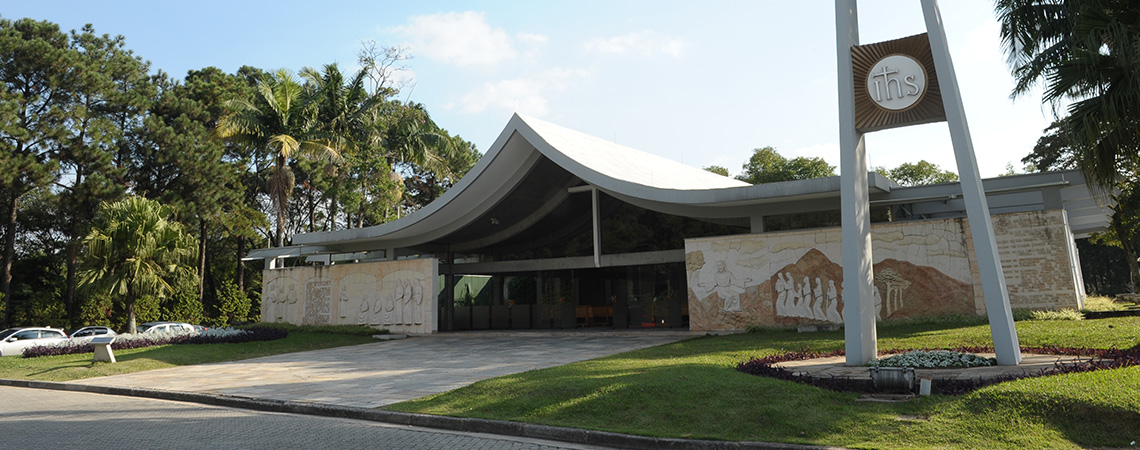
#> input picture FEI01.jpg, 1140 x 450 px
$ python main.py
#> lines starting #> are read from the running program, lines starting #| are printed output that depends on the picture; after the words box and inside, x2 and y2 are one past the last pixel; in counts of white or black regions, pixels touching at a corner belong together
import numpy as np
import math
import cv2
import matplotlib.pyplot as plt


def import_image(filename):
    return cv2.imread(filename)


def convert_image_to_rgb(img):
    clone = img.copy()
    return cv2.cvtColor(clone, cv2.COLOR_BGR2RGB)


def blur_image(img, kernel_size):
    clone = img.copy()
    return cv2.blur(clone, kernel_size)


def convert_image_to_gray(img):
    return cv2.cvtColor(img, cv2.COLOR_RGB2GRAY)


def canny_edges(img, threshold_1, threshold_2):
    return cv2.Canny(image=img, threshold1=threshold_1, threshold2=threshold_2)


def find_contours(img, mode=cv2.RETR_TREE, method=cv2.CHAIN_APPROX_SIMPLE):
    contours, hierarchy = cv2.findContours(image=img, mode=mode, method=method)
    contours = sorted(contours, key=cv2.contourArea, reverse=True)

    return contours


def draw_contours_on_img(img, contours, color=(255, 0, 0), thickness=2, contour_idx=-1):
    clone = img.copy()
    return cv2.drawContours(clone, contours, contourIdx=contour_idx, color=color, thickness=thickness)


def convert_image_to_black_and_white(img, threshold, maximum_bgr, threshold_type=cv2.THRESH_BINARY_INV):
    clone = img.copy()
    _, thresh = cv2.threshold(clone, threshold, maximum_bgr, threshold_type)

    return thresh


def dilate_img(img, kernel, iterations=1):
    clone = img.copy()
    return cv2.dilate(clone, kernel, iterations=iterations)


def erode_img(img, kernel, iterations=1):
    clone = img.copy()
    return cv2.erode(clone, kernel, iterations=iterations)


def apply_morphology_on_img(img, kernel, morphology):
    clone = img.copy()
    return cv2.morphologyEx(clone, morphology, kernel)


def prepare_plot_size(images):
    images_length = len(images)

    width = math.ceil(images_length ** .5)

    if (width ** 2 - images_length) > width:
        height = width - 1
    else:
        height = width

    return width, height


def save_plot(width, height, images, output="process"):
    for i in range(len(images)):
        plt.subplot(height, width, i + 1)
        plt.imshow(images[i], 'gray')
        plt.xticks([]), plt.yticks([])
    plt.savefig(output)


def main():
    img = import_image("FEI01.jpg")
#> in import_image, returned value is the input picture: shape (450, 1140, 3); mean B, G, R 108.8, 118.8, 113.3
    img = convert_image_to_rgb(img)

    kernel_size = 6
    kernel_mtx = (kernel_size, kernel_size)

    img_blur = blur_image(img, kernel_mtx)
#> in blur_image, `return cv2.blur(clone, kernel_size)`:
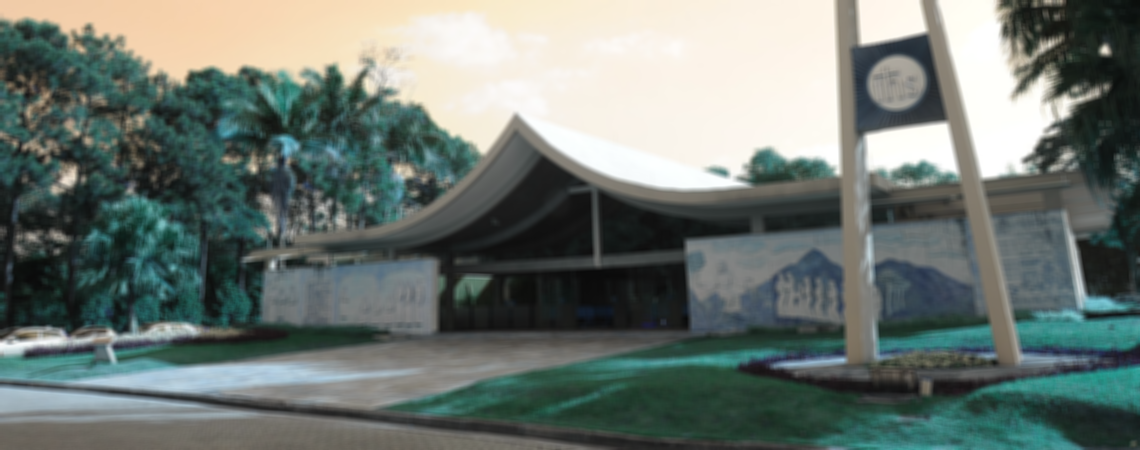
#> returned value: shape (450, 1140, 3); mean of channels 0, 1, 2 113.4, 119, 109; drawn as B, G, R
    img_gray = convert_image_to_gray(img_blur)
#> in convert_image_to_gray, `return cv2.cvtColor(img, cv2.COLOR_RGB2GRAY)`:
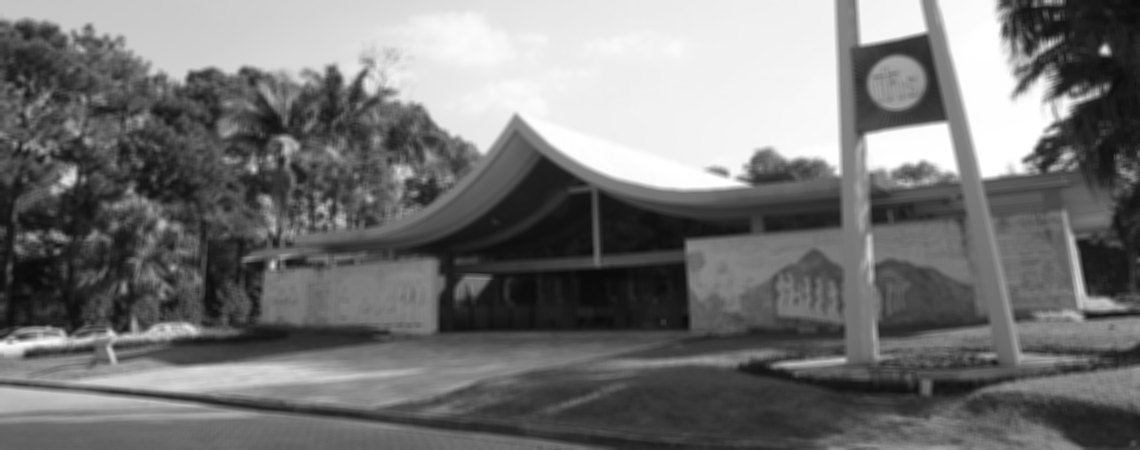
#> returned value: shape (450, 1140); min 9, max 255, mean 116.2

    max_bgr = img_gray.max()
#> max_bgr = 255
    threshold = max_bgr/2*1.55
#> threshold = 197.6
    print(f"Largest BGR value: {max_bgr}")
#| Largest BGR value: 255
    print(f"Threshold: {threshold}")
#| Threshold: 197.625

    img_bw = convert_image_to_black_and_white(img_gray, threshold, max_bgr)
#> in convert_image_to_black_and_white, `_, thresh = cv2.threshold(clone, threshold, maximum_bgr, threshold_type)`:
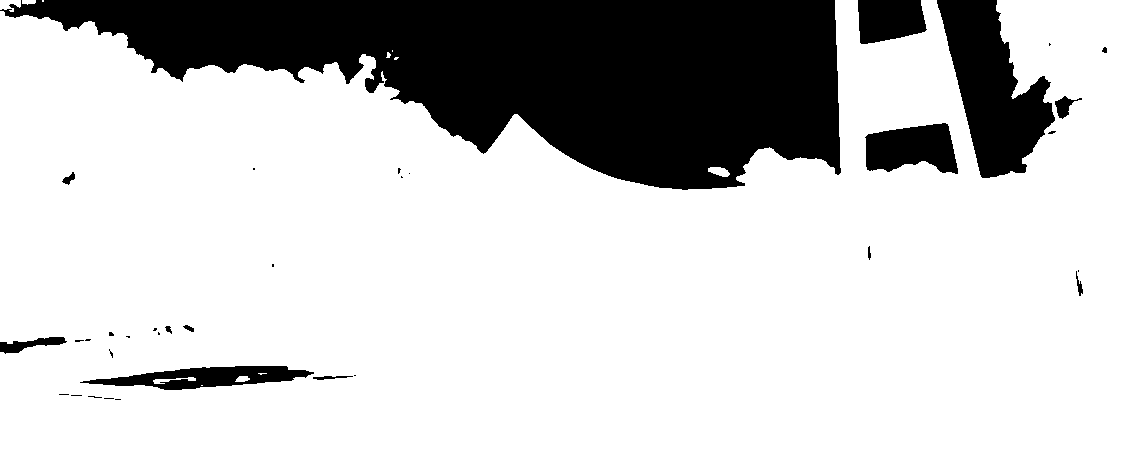
#> thresh: shape (450, 1140); 78.2% white; 35 black regions (21 under 20 px), largest, box (x1, y1, x2, y2) and area: (0, 0, 841, 190) 90219, (937, 0, 1055, 178) 11260, (865, 123, 958, 174) 3467

    kernel = np.ones((kernel_size, kernel_size), np.uint8)

    img_dilate = dilate_img(img_bw, kernel)
#> in dilate_img, `return cv2.dilate(clone, kernel, iterations=iterations)`:
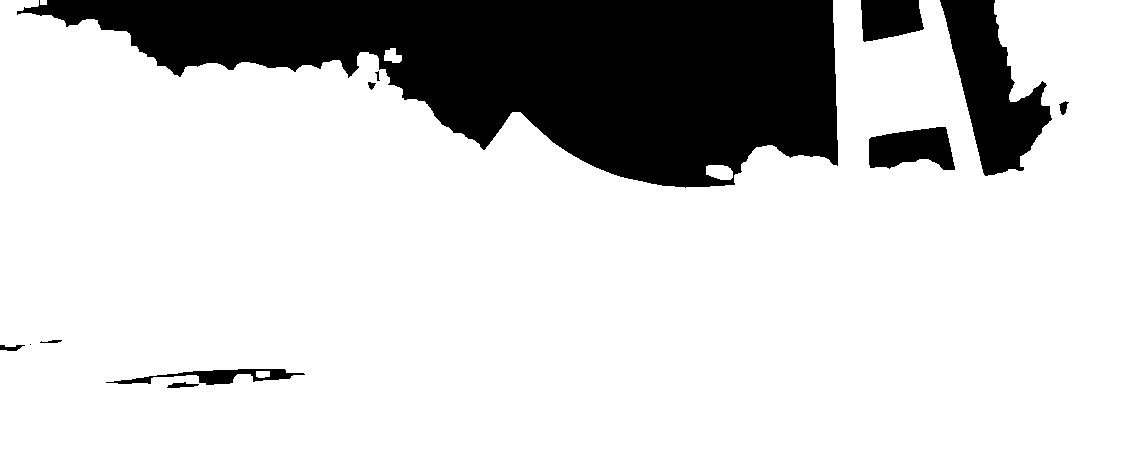
#> returned value: shape (450, 1140); 80.1% white; 12 black regions (1 under 20 px), largest, box (x1, y1, x2, y2) and area: (17, 0, 838, 188) 85783, (940, 0, 1052, 176) 9716, (869, 127, 955, 170) 2711
    img_close = apply_morphology_on_img(img_dilate, kernel, cv2.MORPH_CLOSE)
#> in apply_morphology_on_img, `return cv2.morphologyEx(clone, morphology, kernel)`:
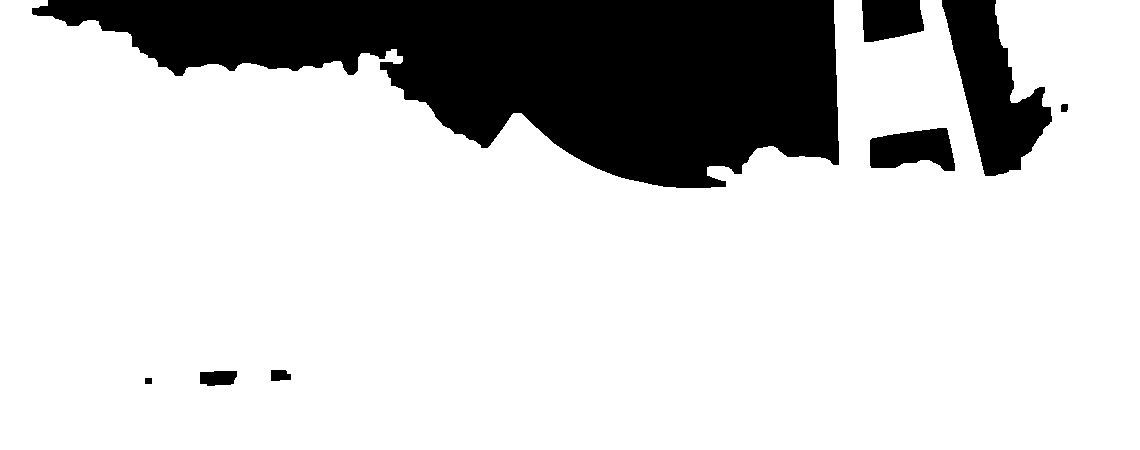
#> returned value: shape (450, 1140); 80.2% white; 8 black regions, largest, box (x1, y1, x2, y2) and area: (32, 0, 839, 188) 86354, (942, 0, 1052, 176) 9701, (870, 128, 955, 171) 2697

    edges_on_last_morphology = canny_edges(img_close, threshold, threshold)
#> in canny_edges, `return cv2.Canny(image=img, threshold1=threshold_1, threshold2=thresho..`:
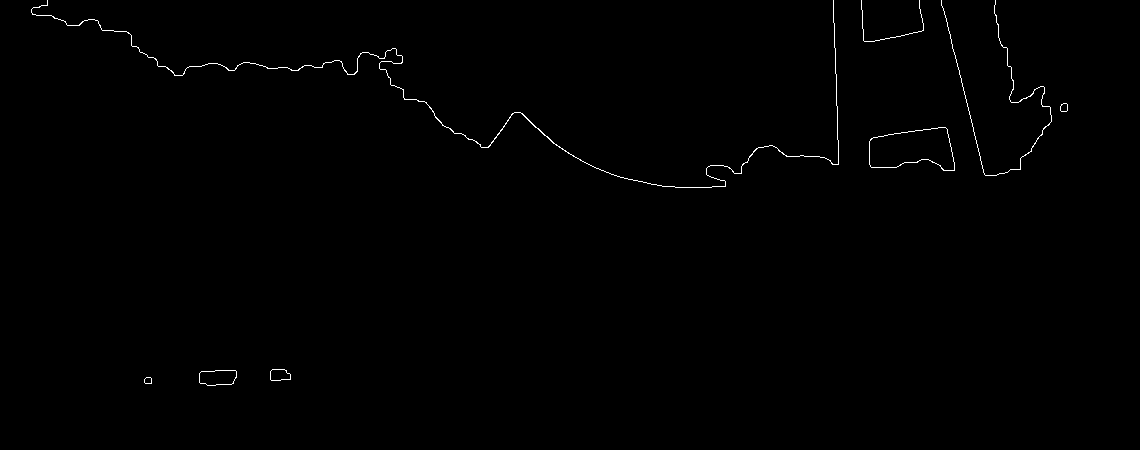
#> returned value: shape (450, 1140); 0.46% white in thin lines or dots, all inside (x1, y1, x2, y2) = (31, 0, 1068, 386)
    contours = find_contours(edges_on_last_morphology)
#> in find_contours, `contours, hierarchy = cv2.findContours(image=img, mode=mode, method=me..`: contours = 13 contours, 1 with area under 20; largest, box (x1, y1, x2, y2) and area: (869, 127, 955, 171) 2697, (869, 127, 955, 171) 2689, (199, 370, 237, 386) 485, (199, 370, 237, 386) 484, (270, 369, 291, 381) 190
    img_with_contours = draw_contours_on_img(img, contours)
#> in draw_contours_on_img, `return cv2.drawContours(clone, contours, contourIdx=contour_idx, color..`:
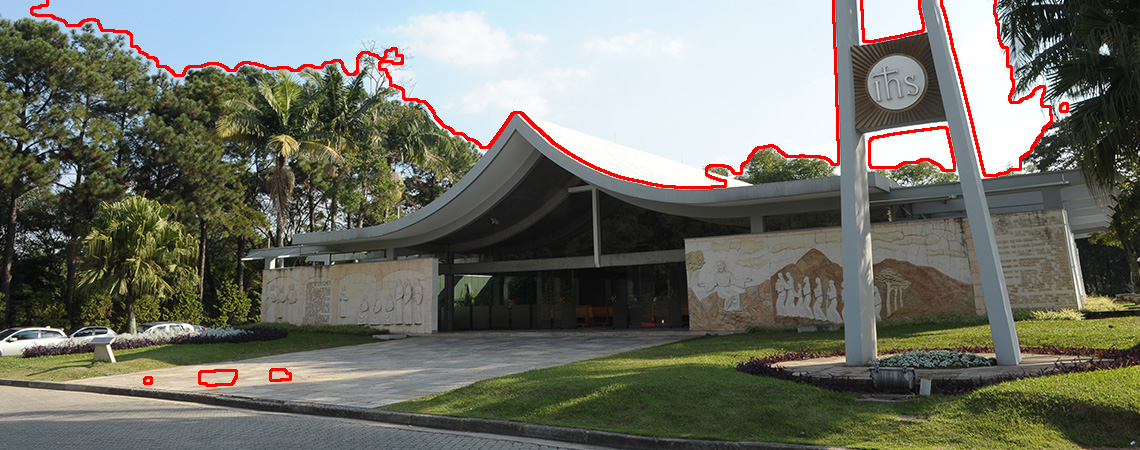
#> returned value: shape (450, 1140, 3); mean R, G, B 113.8, 115.2, 105.1
    rgb_img_with_contours = convert_image_to_rgb(img_with_contours)

    images = [
        img,
        img_blur,
        img_gray,
        img_bw,
        img_dilate,
        img_close,
        edges_on_last_morphology,
        img_with_contours
    ]

    width, height = prepare_plot_size(images)
#> in prepare_plot_size, `images_length = len(images)`: images_length = 8
#> in prepare_plot_size, `width = math.ceil(images_length ** .5)`: width = 3
#> width = 3; height = 3
    save_plot(width, height, images)
#> the loop in save_plot, `for i in range(len(images)):` made 8 passes

    cv2.imwrite("final.png", rgb_img_with_contours)


if __name__ == "__main__":
    main()

$ run again, with FEI02.jpg copied over FEI01.jpg
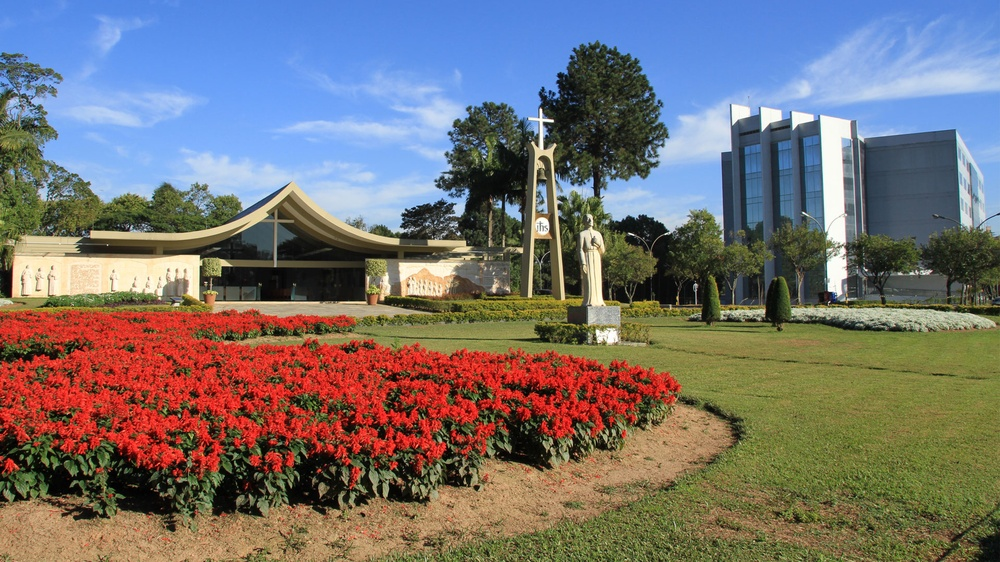
#> input picture FEI02.jpg, 1000 x 562 px, shrunk from 1920 x 1080 before the run
#> in import_image, returned value is the input picture: shape (562, 1000, 3); mean B, G, R 113.3, 113.8, 118
#> max_bgr = 252
#> threshold = 195.3
#| Largest BGR value: 252
#| Threshold: 195.3
#> in convert_image_to_black_and_white, `_, thresh = cv2.threshold(clone, threshold, maximum_bgr, threshold_type)`:
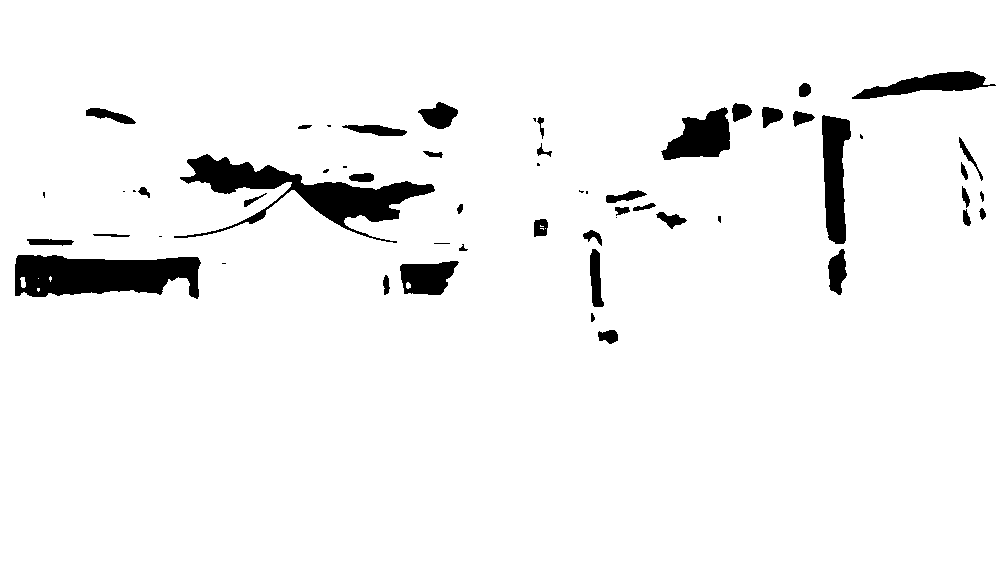
#> thresh: shape (562, 1000); values 0 (black) and 252 (white), 95.1% white; 57 black regions (16 under 20 px), largest, box (x1, y1, x2, y2) and area: (174, 154, 435, 243) 6657, (15, 255, 201, 299) 6108, (822, 115, 851, 244) 2586
#> in canny_edges, `return cv2.Canny(image=img, threshold1=threshold_1, threshold2=thresho..`:
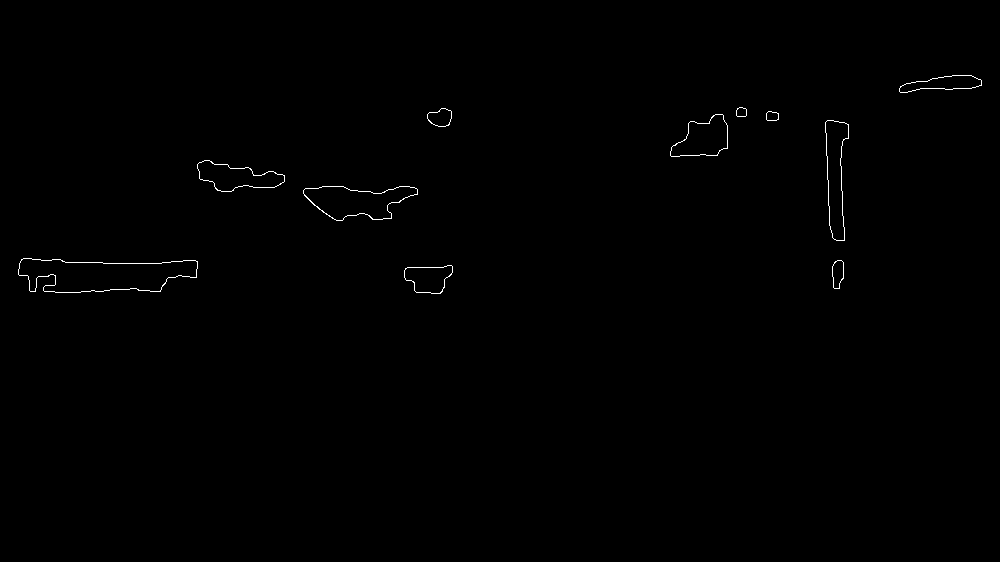
#> returned value: shape (562, 1000); 0.34% white in thin lines or dots, all inside (x1, y1, x2, y2) = (18, 75, 982, 294)
#> in find_contours, `contours, hierarchy = cv2.findContours(image=img, mode=mode, method=me..`: contours = 22 contours; largest, box (x1, y1, x2, y2) and area: (18, 258, 198, 293) 4338, (18, 258, 198, 293) 4328, (303, 186, 418, 221) 2431, (303, 186, 418, 221) 2404, (825, 120, 849, 241) 1782
#> images_length = 8
#> in prepare_plot_size, `width = math.ceil(images_length ** .5)`: width = 3
#> the loop in save_plot, `for i in range(len(images)):` made 8 passes

$ run again, with Elefante.jpg copied over FEI01.jpg
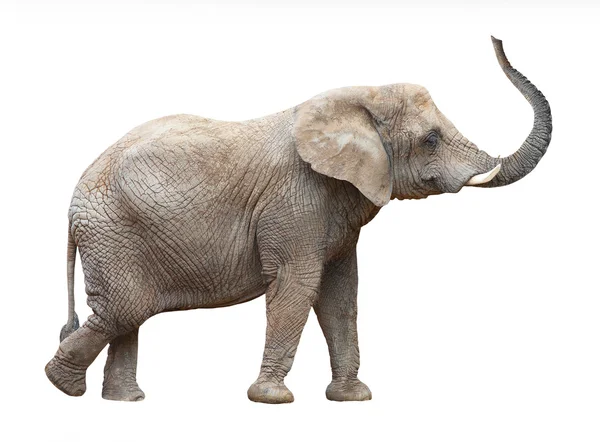
#> input picture Elefante.jpg, 600 x 442 px
#> in import_image, returned value is the input picture: shape (442, 600, 3); mean B, G, R 211.1, 214.8, 218.9
#> max_bgr = 255
#> threshold = 197.6
#| Largest BGR value: 255
#| Threshold: 197.625
#> in convert_image_to_black_and_white, `_, thresh = cv2.threshold(clone, threshold, maximum_bgr, threshold_type)`:
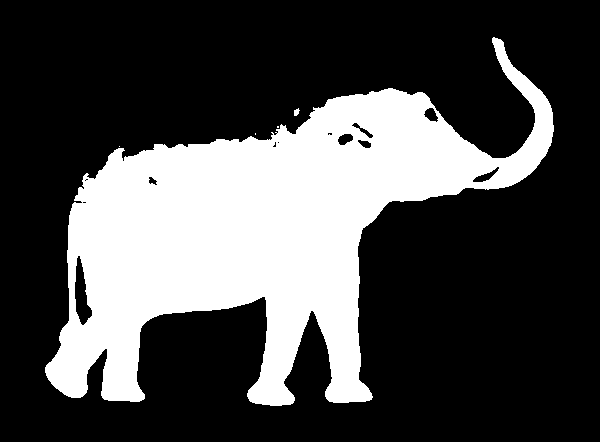
#> thresh: shape (442, 600); 29.1% white; 5 white regions (3 under 20 px), largest, box (x1, y1, x2, y2) and area: (45, 37, 554, 406) 77020, (294, 108, 300, 116) 32
#> in find_contours, `contours, hierarchy = cv2.findContours(image=img, mode=mode, method=me..`: contours = 4 contours; box (x1, y1, x2, y2) and area: (43, 35, 558, 410) 85590, (43, 35, 558, 410) 85370, (79, 298, 89, 317) 105, (79, 298, 89, 317) 104
#> in draw_contours_on_img, `return cv2.drawContours(clone, contours, contourIdx=contour_idx, color..`:
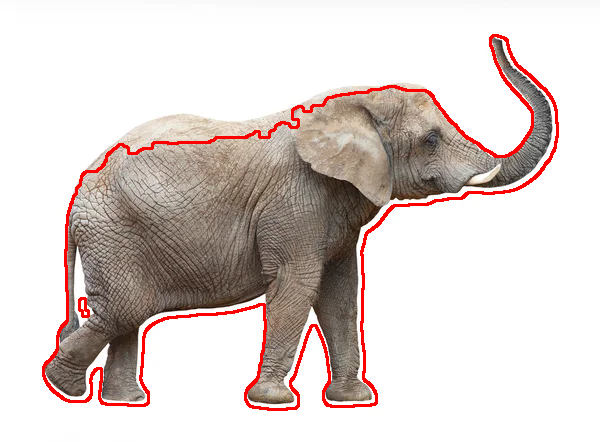
#> returned value: shape (442, 600, 3); mean R, G, B 219.3, 207.9, 204.3
#> images_length = 8
#> in prepare_plot_size, `width = math.ceil(images_length ** .5)`: width = 3
#> the loop in save_plot, `for i in range(len(images)):` made 8 passes
